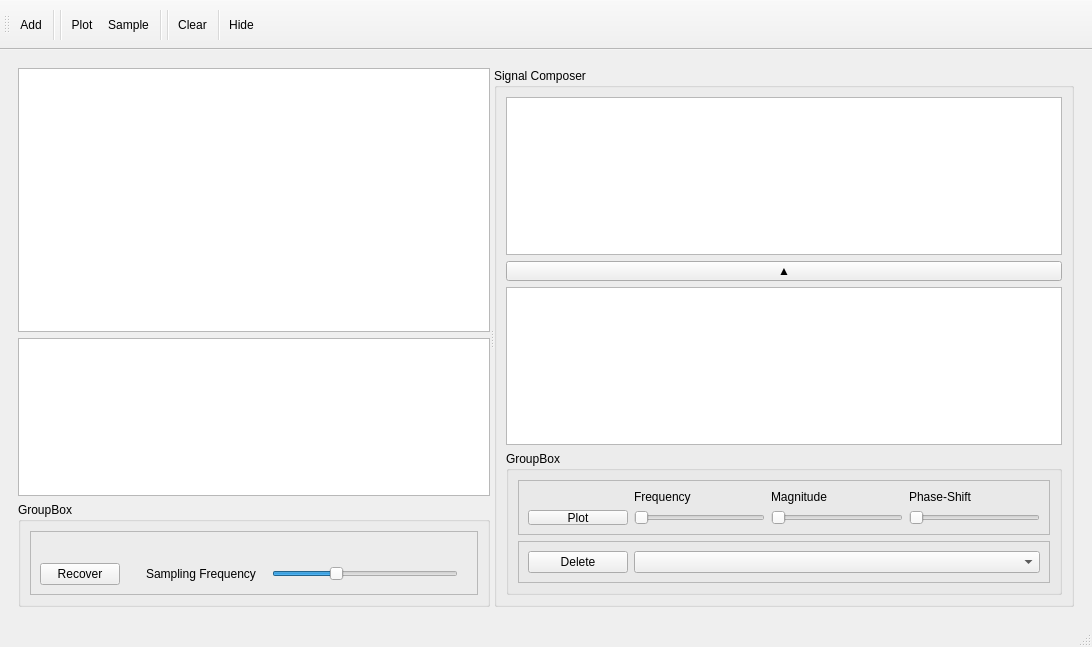
<?xml version="1.0" encoding="UTF-8"?>
<ui version="4.0">
 <class>MainWindow</class>
 <widget class="QMainWindow" name="MainWindow">
  <property name="geometry">
   <rect>
    <x>0</x>
    <y>0</y>
    <width>1092</width>
    <height>647</height>
   </rect>
  </property>
  <property name="windowTitle">
   <string>MainWindow</string>
  </property>
  <widget class="QWidget" name="centralwidget">
   <layout class="QGridLayout" name="gridLayout">
    <item row="0" column="0">
     <widget class="QWidget" name="widget" native="true">
      <layout class="QHBoxLayout" name="horizontalLayout" stretch="0">
       <property name="sizeConstraint">
        <enum>QLayout::SetDefaultConstraint</enum>
       </property>
       <item>
        <widget class="QSplitter" name="splitter">
         <property name="minimumSize">
          <size>
           <width>0</width>
           <height>0</height>
          </size>
         </property>
         <property name="maximumSize">
          <size>
           <width>10005</width>
           <height>16777215</height>
          </size>
         </property>
         <property name="orientation">
          <enum>Qt::Horizontal</enum>
         </property>
         <property name="opaqueResize">
          <bool>true</bool>
         </property>
         <widget class="QWidget" name="widget_2" native="true">
          <property name="minimumSize">
           <size>
            <width>0</width>
            <height>0</height>
           </size>
          </property>
          <property name="maximumSize">
           <size>
            <width>5000</width>
            <height>16777215</height>
           </size>
          </property>
          <layout class="QVBoxLayout" name="verticalLayout_6" stretch="50,30,20">
           <item>
            <widget class="PlotWidget" name="graphicsView_main">
             <property name="minimumSize">
              <size>
               <width>0</width>
               <height>0</height>
              </size>
             </property>
            </widget>
           </item>
           <item>
            <widget class="PlotWidget" name="graphicsView_recovered"/>
           </item>
           <item>
            <widget class="QGroupBox" name="groupBox_7">
             <property name="title">
              <string>GroupBox</string>
             </property>
             <layout class="QVBoxLayout" name="verticalLayout_7">
              <item>
               <widget class="QFrame" name="frame_2">
                <property name="frameShape">
                 <enum>QFrame::StyledPanel</enum>
                </property>
                <property name="frameShadow">
                 <enum>QFrame::Raised</enum>
                </property>
                <layout class="QGridLayout" name="gridLayout_3">
                 <item row="0" column="4">
                  <widget class="QLabel" name="slider_value">
                   <property name="text">
                    <string/>
                   </property>
                  </widget>
                 </item>
                 <item row="1" column="0">
                  <widget class="QPushButton" name="pushButton_recover">
                   <property name="text">
                    <string>Recover</string>
                   </property>
                  </widget>
                 </item>
                 <item row="1" column="1">
                  <spacer name="horizontalSpacer_2">
                   <property name="orientation">
                    <enum>Qt::Horizontal</enum>
                   </property>
                   <property name="sizeType">
                    <enum>QSizePolicy::Minimum</enum>
                   </property>
                   <property name="sizeHint" stdset="0">
                    <size>
                     <width>20</width>
                     <height>20</height>
                    </size>
                   </property>
                  </spacer>
                 </item>
                 <item row="1" column="2">
                  <widget class="QLabel" name="label">
                   <property name="text">
                    <string>Sampling Frequency</string>
                   </property>
                  </widget>
                 </item>
                 <item row="1" column="3">
                  <spacer name="horizontalSpacer_3">
                   <property name="orientation">
                    <enum>Qt::Horizontal</enum>
                   </property>
                   <property name="sizeType">
                    <enum>QSizePolicy::Minimum</enum>
                   </property>
                   <property name="sizeHint" stdset="0">
                    <size>
                     <width>10</width>
                     <height>20</height>
                    </size>
                   </property>
                  </spacer>
                 </item>
                 <item row="1" column="4">
                  <widget class="QSlider" name="horizontalSlider">
                   <property name="minimum">
                    <number>1</number>
                   </property>
                   <property name="maximum">
                    <number>1500</number>
                   </property>
                   <property name="value">
                    <number>500</number>
                   </property>
                   <property name="orientation">
                    <enum>Qt::Horizontal</enum>
                   </property>
                  </widget>
                 </item>
                 <item row="1" column="5">
                  <spacer name="horizontalSpacer_4">
                   <property name="orientation">
                    <enum>Qt::Horizontal</enum>
                   </property>
                   <property name="sizeType">
                    <enum>QSizePolicy::Fixed</enum>
                   </property>
                   <property name="sizeHint" stdset="0">
                    <size>
                     <width>10</width>
                     <height>20</height>
                    </size>
                   </property>
                  </spacer>
                 </item>
                </layout>
               </widget>
              </item>
             </layout>
            </widget>
           </item>
          </layout>
         </widget>
         <widget class="QGroupBox" name="groupBox">
          <property name="minimumSize">
           <size>
            <width>0</width>
            <height>0</height>
           </size>
          </property>
          <property name="maximumSize">
           <size>
            <width>5000</width>
            <height>16777215</height>
           </size>
          </property>
          <property name="title">
           <string>Signal Composer</string>
          </property>
          <layout class="QVBoxLayout" name="verticalLayout_5" stretch="33,6,33,30">
           <item>
            <widget class="QGraphicsView" name="graphicsView_sum">
             <property name="enabled">
              <bool>true</bool>
             </property>
            </widget>
           </item>
           <item>
            <widget class="QPushButton" name="pushButton_addtosum">
             <property name="maximumSize">
              <size>
               <width>16777215</width>
               <height>20</height>
              </size>
             </property>
             <property name="text">
              <string>▲</string>
             </property>
            </widget>
           </item>
           <item>
            <widget class="PlotWidget" name="graphicsView_sine"/>
           </item>
           <item>
            <widget class="QGroupBox" name="groupBox_6">
             <property name="minimumSize">
              <size>
               <width>0</width>
               <height>130</height>
              </size>
             </property>
             <property name="title">
              <string>GroupBox</string>
             </property>
             <layout class="QVBoxLayout" name="verticalLayout_8">
              <item>
               <widget class="QFrame" name="frame">
                <property name="frameShape">
                 <enum>QFrame::StyledPanel</enum>
                </property>
                <property name="frameShadow">
                 <enum>QFrame::Raised</enum>
                </property>
                <layout class="QGridLayout" name="gridLayout_2">
                 <item row="2" column="3">
                  <widget class="QLabel" name="label_4">
                   <property name="text">
                    <string>Phase-Shift</string>
                   </property>
                  </widget>
                 </item>
                 <item row="2" column="2">
                  <widget class="QLabel" name="label_3">
                   <property name="text">
                    <string>Magnitude</string>
                   </property>
                  </widget>
                 </item>
                 <item row="2" column="1">
                  <widget class="QLabel" name="label_2">
                   <property name="text">
                    <string>Frequency</string>
                   </property>
                  </widget>
                 </item>
                 <item row="4" column="0">
                  <widget class="QPushButton" name="pushButton_plotsine">
                   <property name="minimumSize">
                    <size>
                     <width>100</width>
                     <height>0</height>
                    </size>
                   </property>
                   <property name="text">
                    <string>Plot</string>
                   </property>
                  </widget>
                 </item>
                 <item row="4" column="1">
                  <widget class="QSlider" name="freq_slider">
                   <property name="orientation">
                    <enum>Qt::Horizontal</enum>
                   </property>
                  </widget>
                 </item>
                 <item row="4" column="2">
                  <widget class="QSlider" name="mangitude_slider">
                   <property name="orientation">
                    <enum>Qt::Horizontal</enum>
                   </property>
                  </widget>
                 </item>
                 <item row="4" column="3">
                  <widget class="QSlider" name="phase_slider">
                   <property name="orientation">
                    <enum>Qt::Horizontal</enum>
                   </property>
                  </widget>
                 </item>
                </layout>
               </widget>
              </item>
              <item>
               <widget class="QFrame" name="frame_3">
                <property name="frameShape">
                 <enum>QFrame::StyledPanel</enum>
                </property>
                <property name="frameShadow">
                 <enum>QFrame::Raised</enum>
                </property>
                <layout class="QHBoxLayout" name="horizontalLayout_3">
                 <item>
                  <widget class="QPushButton" name="pushButton_delete">
                   <property name="maximumSize">
                    <size>
                     <width>100</width>
                     <height>16777215</height>
                    </size>
                   </property>
                   <property name="text">
                    <string>Delete</string>
                   </property>
                  </widget>
                 </item>
                 <item>
                  <widget class="QComboBox" name="comboBox">
                   <property name="minimumSize">
                    <size>
                     <width>300</width>
                     <height>0</height>
                    </size>
                   </property>
                  </widget>
                 </item>
                </layout>
               </widget>
              </item>
             </layout>
            </widget>
           </item>
          </layout>
         </widget>
        </widget>
       </item>
      </layout>
     </widget>
    </item>
   </layout>
  </widget>
  <widget class="QMenuBar" name="menubar">
   <property name="geometry">
    <rect>
     <x>0</x>
     <y>0</y>
     <width>1092</width>
     <height>21</height>
    </rect>
   </property>
  </widget>
  <widget class="QStatusBar" name="statusbar"/>
  <widget class="QToolBar" name="toolBar">
   <property name="minimumSize">
    <size>
     <width>0</width>
     <height>50</height>
    </size>
   </property>
   <property name="windowTitle">
    <string>toolBar</string>
   </property>
   <attribute name="toolBarArea">
    <enum>TopToolBarArea</enum>
   </attribute>
   <attribute name="toolBarBreak">
    <bool>false</bool>
   </attribute>
   <addaction name="actionAdd"/>
   <addaction name="separator"/>
   <addaction name="separator"/>
   <addaction name="actionPlot"/>
   <addaction name="actionSample"/>
   <addaction name="separator"/>
   <addaction name="separator"/>
   <addaction name="actionClear"/>
   <addaction name="separator"/>
   <addaction name="actionHide"/>
  </widget>
  <action name="actionAdd">
   <property name="icon">
    <iconset>
     <normaloff>icons/add.ico</normaloff>icons/add.ico</iconset>
   </property>
   <property name="text">
    <string>Add</string>
   </property>
   <property name="toolTip">
    <string>Add a Signal</string>
   </property>
  </action>
  <action name="actionSample">
   <property name="icon">
    <iconset>
     <normaloff>icons/sample.ico</normaloff>icons/sample.ico</iconset>
   </property>
   <property name="text">
    <string>Sample</string>
   </property>
   <property name="toolTip">
    <string>Sample Signal</string>
   </property>
  </action>
  <action name="actionClear">
   <property name="icon">
    <iconset>
     <normaloff>icons/restart.ico</normaloff>icons/restart.ico</iconset>
   </property>
   <property name="text">
    <string>Clear</string>
   </property>
   <property name="toolTip">
    <string>Clear Graph</string>
   </property>
  </action>
  <action name="actionPlot">
   <property name="checkable">
    <bool>true</bool>
   </property>
   <property name="icon">
    <iconset>
     <normaloff>icons/signal.ico</normaloff>icons/signal.ico</iconset>
   </property>
   <property name="text">
    <string>Plot</string>
   </property>
   <property name="toolTip">
    <string>Plot/Hide</string>
   </property>
  </action>
  <action name="actionHide">
   <property name="checkable">
    <bool>true</bool>
   </property>
   <property name="icon">
    <iconset>
     <normaloff>icons/hide.ico</normaloff>icons/hide.ico</iconset>
   </property>
   <property name="text">
    <string>Hide</string>
   </property>
   <property name="toolTip">
    <string>Hide Reconstruction Graph</string>
   </property>
  </action>
 </widget>
 <customwidgets>
  <customwidget>
   <class>PlotWidget</class>
   <extends>QGraphicsView</extends>
   <header>pyqtgraph</header>
  </customwidget>
 </customwidgets>
 <resources/>
 <connections/>
</ui>
